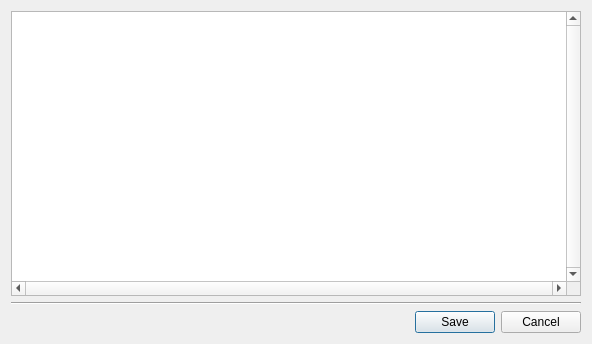
<?xml version="1.0" encoding="UTF-8"?>
<ui version="4.0">
 <class>TextFileEditor_q</class>
 <widget class="QDialog" name="TextFileEditor_q">
  <property name="enabled">
   <bool>true</bool>
  </property>
  <property name="geometry">
   <rect>
    <x>0</x>
    <y>0</y>
    <width>592</width>
    <height>344</height>
   </rect>
  </property>
  <property name="focusPolicy">
   <enum>Qt::StrongFocus</enum>
  </property>
  <property name="windowTitle">
   <string>Script Editor</string>
  </property>
  <layout class="QGridLayout">
   <property name="margin">
    <number>11</number>
   </property>
   <item row="0" column="0" colspan="4">
    <widget class="QTextEdit" name="editor">
     <property name="verticalScrollBarPolicy">
      <enum>Qt::ScrollBarAlwaysOn</enum>
     </property>
     <property name="horizontalScrollBarPolicy">
      <enum>Qt::ScrollBarAlwaysOn</enum>
     </property>
    </widget>
   </item>
   <item row="2" column="1">
    <spacer>
     <property name="orientation">
      <enum>Qt::Horizontal</enum>
     </property>
     <property name="sizeType">
      <enum>QSizePolicy::Expanding</enum>
     </property>
     <property name="sizeHint" stdset="0">
      <size>
       <width>40</width>
       <height>20</height>
      </size>
     </property>
    </spacer>
   </item>
   <item row="2" column="2">
    <widget class="QPushButton" name="ok_button">
     <property name="text">
      <string>Save</string>
     </property>
     <property name="default">
      <bool>true</bool>
     </property>
    </widget>
   </item>
   <item row="2" column="3">
    <widget class="QPushButton" name="cancel_button">
     <property name="text">
      <string>Cancel</string>
     </property>
    </widget>
   </item>
   <item row="1" column="0" colspan="4">
    <widget class="Line" name="line6">
     <property name="sizePolicy">
      <sizepolicy hsizetype="Minimum" vsizetype="Fixed">
       <horstretch>0</horstretch>
       <verstretch>0</verstretch>
      </sizepolicy>
     </property>
     <property name="frameShape">
      <enum>QFrame::HLine</enum>
     </property>
     <property name="frameShadow">
      <enum>QFrame::Sunken</enum>
     </property>
     <property name="orientation">
      <enum>Qt::Horizontal</enum>
     </property>
    </widget>
   </item>
  </layout>
 </widget>
 <layoutdefault spacing="6" margin="11"/>
 <tabstops>
  <tabstop>editor</tabstop>
  <tabstop>ok_button</tabstop>
  <tabstop>cancel_button</tabstop>
 </tabstops>
 <resources/>
 <connections>
  <connection>
   <sender>ok_button</sender>
   <signal>clicked()</signal>
   <receiver>TextFileEditor_q</receiver>
   <slot>save()</slot>
   <hints>
    <hint type="sourcelabel">
     <x>20</x>
     <y>20</y>
    </hint>
    <hint type="destinationlabel">
     <x>20</x>
     <y>20</y>
    </hint>
   </hints>
  </connection>
  <connection>
   <sender>cancel_button</sender>
   <signal>clicked()</signal>
   <receiver>TextFileEditor_q</receiver>
   <slot>reject()</slot>
   <hints>
    <hint type="sourcelabel">
     <x>20</x>
     <y>20</y>
    </hint>
    <hint type="destinationlabel">
     <x>20</x>
     <y>20</y>
    </hint>
   </hints>
  </connection>
 </connections>
 <slots>
  <slot>save()</slot>
 </slots>
</ui>
